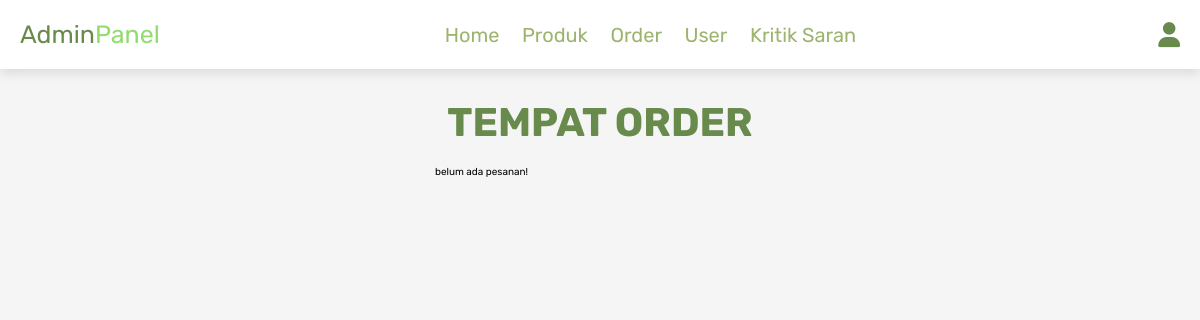
Page /admin_booked.php (signed in) on the earlier database version.
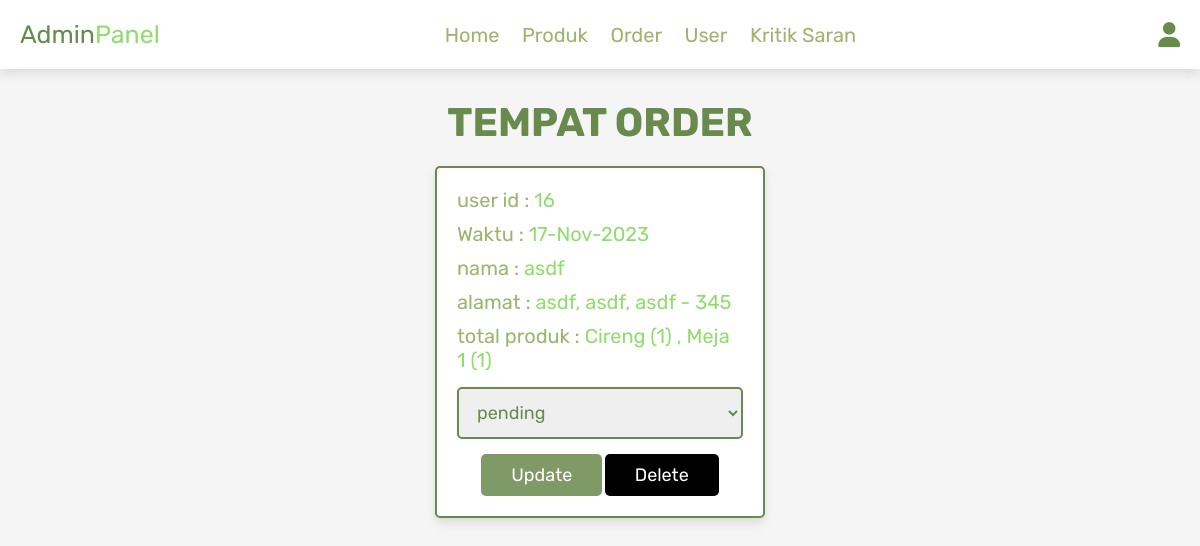
Same page on the later database version.
### tables this page shows
CREATE TABLE `booked` (
  `id` int(100) NOT NULL,
  `user_id` int(100) NOT NULL,
  `name` varchar(100) NOT NULL,
  `email` varchar(100) NOT NULL,
  `address` varchar(500) NOT NULL,
  `total_products` varchar(1000) NOT NULL,
  `placed_on` varchar(50) NOT NULL,
  `booking_date` date DEFAULT NULL,
  `booking_time` varchar(30) DEFAULT NULL,
  `payment_status` varchar(20) NOT NULL DEFAULT 'pending',
  `type` enum('product','table') NOT NULL
);

### admin_booked.php (the view, shortened to what this page needs)
<?php
@include 'config.php';
?>
<!DOCTYPE html>
<html lang="en">
<head>
   <link rel="stylesheet" href="https://cdnjs.cloudflare.com/ajax/libs/font-awesome/6.0.0/css/all.min.css">
   <link rel="stylesheet" href="css/admin_style.css">
</head>
<body>
<?php @include 'admin_header.php'; ?>
<section class="placed-orders">
   <h1 class="title">Tempat Order</h1>
   <div class="box-container">
      <?php
      $select_orders = mysqli_query($conn, "SELECT * FROM `booked`") or die('query failed');
      if(mysqli_num_rows($select_orders) > 0){
         while($fetch_orders = mysqli_fetch_assoc($select_orders)){
      ?>
      <div class="box">
         <p> user id : <span><?php echo $fetch_orders['user_id']; ?></span> </p>
         <p> Waktu : <span><?php echo $fetch_orders['placed_on']; ?></span> </p>
         <p> nama : <span><?php echo $fetch_orders['name']; ?></span> </p>
         <p> alamat : <span><?php echo $fetch_orders['address']; ?></span> </p>
         <p> total produk : <span><?php echo $fetch_orders['total_products']; ?></span> </p>
         <form action="" method="post">
            <select name="update_payment">
               <option disabled selected><?php echo $fetch_orders['payment_status']; ?></option>
            </select>
            <input type="submit" name="update_order" value="update" class="option-btn">
            <a href="admin_booked.php?delete=<?php echo $fetch_orders['id']; ?>" class="delete-btn" onclick="return confirm('delete this order?');">delete</a>
         </form>
      </div>
      <?php
         }
      }else{
         echo '<p class="kosong">belum ada pesanan!</p>';
      }
      ?>
   </div>
</section>
</body>
</html>

Differences in the rows shown:
added booked: user "16", placed_on "17-Nov-2023", name "asdf", address "asdf, asdf, asdf - 345", total_products "Cireng (1) , Meja 1 (1)", update_payment "pending"
Other differences:
text no longer shown: "belum ada pesanan!"
